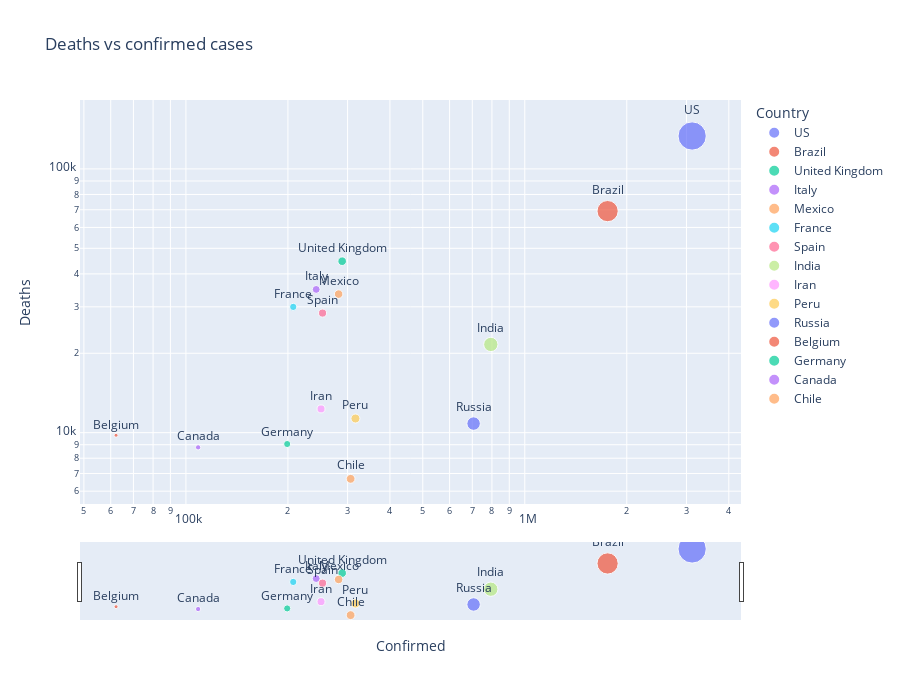

Here is the notebook cell this chart was saved with:
### Code cell
fig = px.scatter(countrywise.sort_values('Deaths', ascending =False).head(top),
                x = 'Confirmed',y='Deaths',color = 'Country',size = 'Confirmed',height = 700,
                text = 'Country', log_x = True,log_y = True,title ='Deaths vs confirmed cases')

fig.update_traces(textposition = 'top center')
fig.update_layout(showlegend = True)
fig.update_layout(xaxis_rangeslider_visible = True)
fig.show()

### Figure 1 — Plotly figure (JSON) as saved in the notebook; plotly's stock layout.template omitted (floating-point values rounded to 4 significant figures)
{"data": [{"hovertemplate": "Country=%{text}<br>Confirmed=%{marker.size}<br>Deaths=%{y}<extra></extra>", "legendgroup": "US", "marker": {"color": "#636efa", "size": [3117946], "sizemode": "area", "sizeref": 7795.0, "symbol": "circle"}, "mode": "markers+text", "name": "US", "orientation": "v", "showlegend": true, "text": ["US"], "textposition": "top center", "type": "scatter", "x": [3117946], "xaxis": "x", "y": [133290], "yaxis": "y"}, {"hovertemplate": "Country=%{text}<br>Confirmed=%{marker.size}<br>Deaths=%{y}<extra></extra>", "legendgroup": "Brazil", "marker": {"color": "#EF553B", "size": [1755779], "sizemode": "area", "sizeref": 7795.0, "symbol": "circle"}, "mode": "markers+text", "name": "Brazil", "orientation": "v", "showlegend": true, "text": ["Brazil"], "textposition": "top center", "type": "scatter", "x": [1755779], "xaxis": "x", "y": [69184], "yaxis": "y"}, {"hovertemplate": "Country=%{text}<br>Confirmed=%{marker.size}<br>Deaths=%{y}<extra></extra>", "legendgroup": "United Kingdom", "marker": {"color": "#00cc96", "size": [289154], "sizemode": "area", "sizeref": 7795.0, "symbol": "circle"}, "mode": "markers+text", "name": "United Kingdom", "orientation": "v", "showlegend": true, "text": ["United Kingdom"], "textposition": "top center", "type": "scatter", "x": [289154], "xaxis": "x", "y": [44687], "yaxis": "y"}, {"hovertemplate": "Country=%{text}<br>Confirmed=%{marker.size}<br>Deaths=%{y}<extra></extra>", "legendgroup": "Italy", "marker": {"color": "#ab63fa", "size": [242363], "sizemode": "area", "sizeref": 7795.0, "symbol": "circle"}, "mode": "markers+text", "name": "Italy", "orientation": "v", "showlegend": true, "text": ["Italy"], "textposition": "top center", "type": "scatter", "x": [242363], "xaxis": "x", "y": [34926], "yaxis": "y"}, {"hovertemplate": "Country=%{text}<br>Confirmed=%{marker.size}<br>Deaths=%{y}<extra></extra>", "legendgroup": "Mexico", "marker": {"color": "#FFA15A", "size": [282283], "sizemode": "area", "sizeref": 7795.0, "symbol": "circle"}, "mode": "markers+text", "name": "Mexico", "orientation": "v", "showlegend": true, "text": ["Mexico"], "textposition": "top center", "type": "scatter", "x": [282283], "xaxis": "x", "y": [33526], "yaxis": "y"}, {"hovertemplate": "Country=%{text}<br>Confirmed=%{marker.size}<br>Deaths=%{y}<extra></extra>", "legendgroup": "France", "marker": {"color": "#19d3f3", "size": [207356], "sizemode": "area", "sizeref": 7795.0, "symbol": "circle"}, "mode": "markers+text", "name": "France", "orientation": "v", "showlegend": true, "text": ["France"], "textposition": "top center", "type": "scatter", "x": [207356], "xaxis": "x", "y": [29982], "yaxis": "y"}, {"hovertemplate": "Country=%{text}<br>Confirmed=%{marker.size}<br>Deaths=%{y}<extra></extra>", "legendgroup": "Spain", "marker": {"color": "#FF6692", "size": [253056], "sizemode": "area", "sizeref": 7795.0, "symbol": "circle"}, "mode": "markers+text", "name": "Spain", "orientation": "v", "showlegend": true, "text": ["Spain"], "textposition": "top center", "type": "scatter", "x": [253056], "xaxis": "x", "y": [28401], "yaxis": "y"}, {"hovertemplate": "Country=%{text}<br>Confirmed=%{marker.size}<br>Deaths=%{y}<extra></extra>", "legendgroup": "India", "marker": {"color": "#B6E880", "size": [793802], "sizemode": "area", "sizeref": 7795.0, "symbol": "circle"}, "mode": "markers+text", "name": "India", "orientation": "v", "showlegend": true, "text": ["India"], "textposition": "top center", "type": "scatter", "x": [793802], "xaxis": "x", "y": [21604], "yaxis": "y"}, {"hovertemplate": "Country=%{text}<br>Confirmed=%{marker.size}<br>Deaths=%{y}<extra></extra>", "legendgroup": "Iran", "marker": {"color": "#FF97FF", "size": [250458], "sizemode": "area", "sizeref": 7795.0, "symbol": "circle"}, "mode": "markers+text", "name": "Iran", "orientation": "v", "showlegend": true, "text": ["Iran"], "textposition": "top center", "type": "scatter", "x": [250458], "xaxis": "x", "y": [12305], "yaxis": "y"}, {"hovertemplate": "Country=%{text}<br>Confirmed=%{marker.size}<br>Deaths=%{y}<extra></extra>", "legendgroup": "Peru", "marker": {"color": "#FECB52", "size": [316448], "sizemode": "area", "sizeref": 7795.0, "symbol": "circle"}, "mode": "markers+text", "name": "Peru", "orientation": "v", "showlegend": true, "text": ["Peru"], "textposition": "top center", "type": "scatter", "x": [316448], "xaxis": "x", "y": [11314], "yaxis": "y"}, {"hovertemplate": "Country=%{text}<br>Confirmed=%{marker.size}<br>Deaths=%{y}<extra></extra>", "legendgroup": "Russia", "marker": {"color": "#636efa", "size": [706240], "sizemode": "area", "sizeref": 7795.0, "symbol": "circle"}, "mode": "markers+text", "name": "Russia", "orientation": "v", "showlegend": true, "text": ["Russia"], "textposition": "top center", "type": "scatter", "x": [706240], "xaxis": "x", "y": [10826], "yaxis": "y"}, {"hovertemplate": "Country=%{text}<br>Confirmed=%{marker.size}<br>Deaths=%{y}<extra></extra>", "legendgroup": "Belgium", "marker": {"color": "#EF553B", "size": [62210], "sizemode": "area", "sizeref": 7795.0, "symbol": "circle"}, "mode": "markers+text", "name": "Belgium", "orientation": "v", "showlegend": true, "text": ["Belgium"], "textposition": "top center", "type": "scatter", "x": [62210], "xaxis": "x", "y": [9778], "yaxis": "y"}, {"hovertemplate": "Country=%{text}<br>Confirmed=%{marker.size}<br>Deaths=%{y}<extra></extra>", "legendgroup": "Germany", "marker": {"color": "#00cc96", "size": [199001], "sizemode": "area", "sizeref": 7795.0, "symbol": "circle"}, "mode": "markers+text", "name": "Germany", "orientation": "v", "showlegend": true, "text": ["Germany"], "textposition": "top center", "type": "scatter", "x": [199001], "xaxis": "x", "y": [9057], "yaxis": "y"}, {"hovertemplate": "Country=%{text}<br>Confirmed=%{marker.size}<br>Deaths=%{y}<extra></extra>", "legendgroup": "Canada", "marker": {"color": "#ab63fa", "size": [108656], "sizemode": "area", "sizeref": 7795.0, "symbol": "circle"}, "mode": "markers+text", "name": "Canada", "orientation": "v", "showlegend": true, "text": ["Canada"], "textposition": "top center", "type": "scatter", "x": [108656], "xaxis": "x", "y": [8797], "yaxis": "y"}, {"hovertemplate": "Country=%{text}<br>Confirmed=%{marker.size}<br>Deaths=%{y}<extra></extra>", "legendgroup": "Chile", "marker": {"color": "#FFA15A", "size": [306216], "sizemode": "area", "sizeref": 7795.0, "symbol": "circle"}, "mode": "markers+text", "name": "Chile", "orientation": "v", "showlegend": true, "text": ["Chile"], "textposition": "top center", "type": "scatter", "x": [306216], "xaxis": "x", "y": [6682], "yaxis": "y"}], "layout": {"height": 700, "legend": {"itemsizing": "constant", "title": {"text": "Country"}, "tracegroupgap": 0}, "showlegend": true, "title": {"text": "Deaths vs confirmed cases"}, "xaxis": {"anchor": "y", "domain": [0, 1], "rangeslider": {"visible": true}, "title": {"text": "Confirmed"}, "type": "log"}, "yaxis": {"anchor": "x", "domain": [0, 1], "title": {"text": "Deaths"}, "type": "log"}}}
